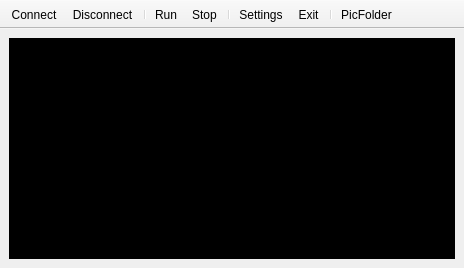
<?xml version="1.0" encoding="UTF-8"?>
<ui version="4.0">
 <class>MainWindow</class>
 <widget class="QMainWindow" name="MainWindow">
  <property name="geometry">
   <rect>
    <x>0</x>
    <y>0</y>
    <width>464</width>
    <height>268</height>
   </rect>
  </property>
  <property name="sizePolicy">
   <sizepolicy hsizetype="Fixed" vsizetype="Fixed">
    <horstretch>0</horstretch>
    <verstretch>0</verstretch>
   </sizepolicy>
  </property>
  <property name="windowTitle">
   <string notr="true">CCD Controller 3.0.0 (Pixis)</string>
  </property>
  <widget class="QWidget" name="centralwidget">
   <layout class="QVBoxLayout" name="verticalLayout">
    <item>
     <widget class="QPlainTextEdit" name="plainTextEdit">
      <property name="enabled">
       <bool>true</bool>
      </property>
      <property name="font">
       <font>
        <family>Terminal</family>
        <pointsize>11</pointsize>
       </font>
      </property>
      <property name="cursor" stdset="0">
       <cursorShape>ArrowCursor</cursorShape>
      </property>
      <property name="focusPolicy">
       <enum>Qt::NoFocus</enum>
      </property>
      <property name="toolTip">
       <string notr="true"/>
      </property>
      <property name="statusTip">
       <string notr="true"/>
      </property>
      <property name="whatsThis">
       <string notr="true"/>
      </property>
      <property name="accessibleName">
       <string notr="true"/>
      </property>
      <property name="accessibleDescription">
       <string notr="true"/>
      </property>
      <property name="styleSheet">
       <string notr="true">color: rgb(0, 255, 0);
background-color: rgb(0, 0, 0);</string>
      </property>
      <property name="plainText">
       <string notr="true"/>
      </property>
      <property name="textInteractionFlags">
       <set>Qt::NoTextInteraction</set>
      </property>
      <property name="placeholderText">
       <string>PlaceholderText</string>
      </property>
     </widget>
    </item>
   </layout>
  </widget>
  <widget class="QToolBar" name="toolBar">
   <property name="windowTitle">
    <string>toolBar</string>
   </property>
   <property name="movable">
    <bool>false</bool>
   </property>
   <property name="iconSize">
    <size>
     <width>48</width>
     <height>48</height>
    </size>
   </property>
   <attribute name="toolBarArea">
    <enum>TopToolBarArea</enum>
   </attribute>
   <attribute name="toolBarBreak">
    <bool>false</bool>
   </attribute>
   <addaction name="actionConnect"/>
   <addaction name="actionDisconnect"/>
   <addaction name="separator"/>
   <addaction name="actionRun"/>
   <addaction name="actionStop"/>
   <addaction name="separator"/>
   <addaction name="actionSettings"/>
   <addaction name="actionExit"/>
   <addaction name="separator"/>
   <addaction name="actionPicFolder"/>
  </widget>
  <action name="actionConnect">
   <property name="icon">
    <iconset resource="pixis_rf.qrc">
     <normaloff>:/icons/icons/Connect.png</normaloff>:/icons/icons/Connect.png</iconset>
   </property>
   <property name="text">
    <string>Connect</string>
   </property>
   <property name="toolTip">
    <string>Connect</string>
   </property>
  </action>
  <action name="actionDisconnect">
   <property name="icon">
    <iconset resource="pixis_rf.qrc">
     <normaloff>:/icons/icons/Disconnect.png</normaloff>:/icons/icons/Disconnect.png</iconset>
   </property>
   <property name="text">
    <string>Disconnect</string>
   </property>
   <property name="toolTip">
    <string>Disconnect</string>
   </property>
  </action>
  <action name="actionRun">
   <property name="icon">
    <iconset resource="pixis_rf.qrc">
     <normaloff>:/icons/icons/Run_Manual.png</normaloff>:/icons/icons/Run_Manual.png</iconset>
   </property>
   <property name="text">
    <string>Run</string>
   </property>
   <property name="toolTip">
    <string>Run</string>
   </property>
  </action>
  <action name="actionStop">
   <property name="icon">
    <iconset resource="pixis_rf.qrc">
     <normaloff>:/icons/icons/Stop.png</normaloff>:/icons/icons/Stop.png</iconset>
   </property>
   <property name="text">
    <string>Stop</string>
   </property>
   <property name="toolTip">
    <string>Stop</string>
   </property>
  </action>
  <action name="actionSettings">
   <property name="icon">
    <iconset>
     <normaloff>icons/Settings.png</normaloff>icons/Settings.png</iconset>
   </property>
   <property name="text">
    <string>Settings</string>
   </property>
   <property name="toolTip">
    <string>Settings</string>
   </property>
  </action>
  <action name="actionExit">
   <property name="icon">
    <iconset resource="pixis_rf.qrc">
     <normaloff>:/icons/icons/Exit.png</normaloff>:/icons/icons/Exit.png</iconset>
   </property>
   <property name="text">
    <string>Exit</string>
   </property>
   <property name="toolTip">
    <string>Exit</string>
   </property>
  </action>
  <action name="actionPicFolder">
   <property name="text">
    <string>PicFolder</string>
   </property>
   <property name="toolTip">
    <string>Open Pictures Folder</string>
   </property>
  </action>
 </widget>
 <resources>
  <include location="pixis_rf.qrc"/>
 </resources>
 <connections/>
</ui>
